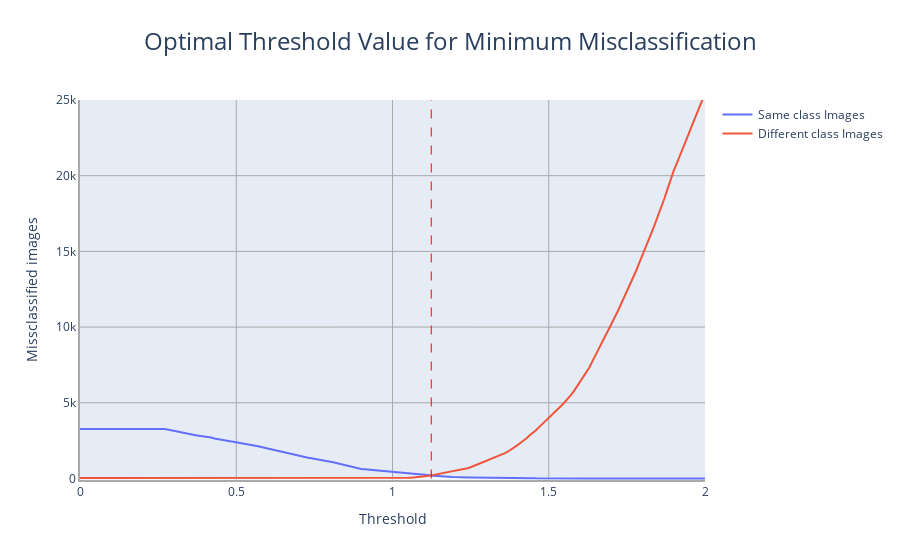

Source (notebook cell):
### Code cell
import plotly.graph_objects as go

# create trace for the first line
trace1 = go.Scatter(x=my_list, y=same, mode='lines', name='Same class Images')

# create trace for the second line
trace2 = go.Scatter(x=my_list, y=different, mode='lines', name='Different class Images')

# create the figure object and add both traces
fig = go.Figure()
fig.add_trace(trace1)
fig.add_trace(trace2)

# set the x-axis range to -1 to 1 and y-axis range to -100 to 2500
fig.update_xaxes(range=[0, 2])
fig.update_yaxes(range=[-100, 25000])

# find the intersection point of the two lines
intersection_point = my_list[same.index(max(same))]

# add a vertical line at x=0.2
fig.add_shape(type='line', x0=1.124, x1=1.124,
              y0=0, y1=max(final),
              line=dict(color='red', width=1, dash='dash'),
              name='Intersection of both')


fig.update_layout(
    title={
        'text': 'Optimal Threshold Value for Minimum Misclassification',
        'x': 0.5,
        'xanchor': 'center',
        'font': {'size': 24}  # set the title font size to 24
    },
    xaxis_title='Threshold',
    yaxis_title='Missclassified images',
    xaxis=dict(showgrid=True, gridwidth=1, gridcolor='DarkGray', linecolor='DarkGray', linewidth=2),
    yaxis=dict(showgrid=True, gridwidth=1, gridcolor='DarkGray', linecolor='DarkGray', linewidth=2),
    showlegend=True
)

# display the plot
fig.show()

### Figure 1 — Plotly figure (JSON) as saved in the notebook; plotly's stock layout.template omitted (floating-point values rounded to 4 significant figures; data arrays with more than 128 entries replaced by an {"elided": "..."} marker saying what was removed)
{"data": [{"mode": "lines", "name": "Same class Images", "type": "scatter", "x": {"elided": "601 float values"}, "y": {"elided": "601 int values"}}, {"mode": "lines", "name": "Different class Images", "type": "scatter", "x": {"elided": "601 float values"}, "y": {"elided": "601 int values"}}], "layout": {"shapes": [{"line": {"color": "red", "dash": "dash", "width": 1}, "name": "Intersection of both", "type": "line", "x0": 1.124, "x1": 1.124, "y0": 0, "y1": 36641}], "showlegend": true, "title": {"font": {"size": 24}, "text": "Optimal Threshold Value for Minimum Misclassification", "x": 0.5, "xanchor": "center"}, "xaxis": {"gridcolor": "DarkGray", "gridwidth": 1, "linecolor": "DarkGray", "linewidth": 2, "range": [0, 2], "showgrid": true, "title": {"text": "Threshold"}}, "yaxis": {"gridcolor": "DarkGray", "gridwidth": 1, "linecolor": "DarkGray", "linewidth": 2, "range": [-100, 25000], "showgrid": true, "title": {"text": "Missclassified images"}}}}
